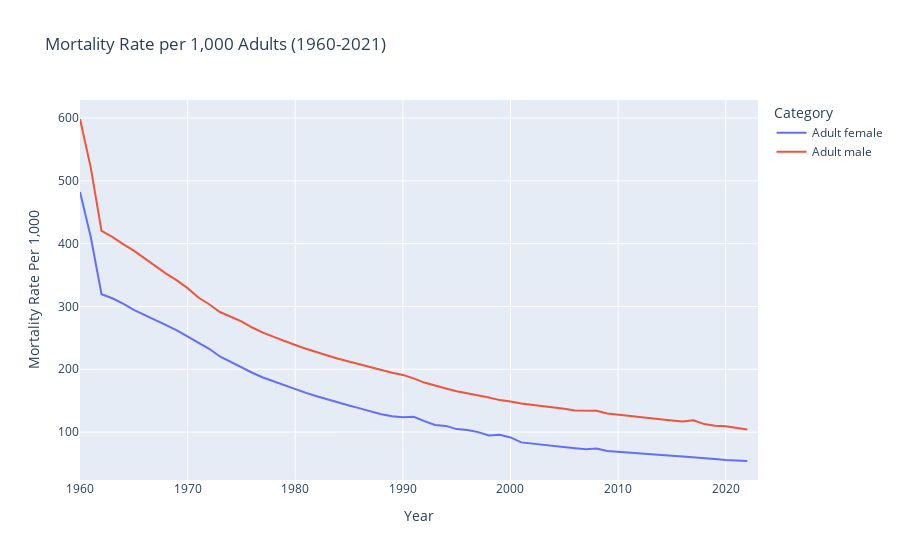

Source (notebook cell):
### Code cell
#Mortality Rate per 1,000 Adults 

variable_labels = {"SP.DYN.AMRT.FE": "Adult female",
                   "SP.DYN.AMRT.MA": "Adult male"}

China_pop = wbdata.get_dataframe(variable_labels, country = "CHN") 

China_pop.index = pd.to_datetime(China_pop.index)
China_pop.index = China_pop.index.year
China_pop = China_pop.reset_index().melt(id_vars = "date", var_name = "Category", value_name = "Mortality Rate")

fig = px.line(China_pop,x = "date", y = "Mortality Rate", color = "Category", title = "Mortality Rate per 1,000 Adults (1960-2021)",labels = {"date": "Year", "Mortality Rate": "Mortality Rate Per 1,000"})
fig.show()

### Figure 1 — Plotly figure (JSON) as saved in the notebook; plotly's stock layout.template omitted (floating-point values rounded to 4 significant figures)
{"data": [{"hovertemplate": "Category=Adult female<br>Year=%{x}<br>Mortality Rate Per 1,000=%{y}<extra></extra>", "legendgroup": "Adult female", "line": {"color": "#636efa", "dash": "solid"}, "marker": {"symbol": "circle"}, "mode": "lines", "name": "Adult female", "orientation": "v", "showlegend": true, "type": "scatter", "x": [2023, 2022, 2021, 2020, 2019, 2018, 2017, 2016, 2015, 2014, 2013, 2012, 2011, 2010, 2009, 2008, 2007, 2006, 2005, 2004, 2003, 2002, 2001, 2000, 1999, 1998, 1997, 1996, 1995, 1994, 1993, 1992, 1991, 1990, 1989, 1988, 1987, 1986, 1985, 1984, 1983, 1982, 1981, 1980, 1979, 1978, 1977, 1976, 1975, 1974, 1973, 1972, 1971, 1970, 1969, 1968, 1967, 1966, 1965, 1964, 1963, 1962, 1961, 1960], "xaxis": "x", "y": [NaN, 53.89, 54.21, 55.44, 56.97, 57.88, 59.59, 60.92, 62.27, 63.55, 64.81, 65.72, 67.27, 68.69, 69.67, 73.88, 72.73, 74.38, 76.05, 77.98, 79.73, 81.58, 83.56, 91.39, 95.62, 94.49, 99.92, 103.2, 104.7, 109.8, 111.4, 117.3, 124.3, 123.6, 125.0, 128.4, 132.6, 137.7, 142.3, 147.0, 151.7, 157.0, 162.3, 168.3, 174.0, 180.2, 186.9, 194.5, 203.0, 210.9, 220.4, 232.7, 242.7, 252.6, 262.1, 270.4, 278.8, 287.5, 294.6, 304.5, 313.0, 319.6, 410.6, 482.4], "yaxis": "y"}, {"hovertemplate": "Category=Adult male<br>Year=%{x}<br>Mortality Rate Per 1,000=%{y}<extra></extra>", "legendgroup": "Adult male", "line": {"color": "#EF553B", "dash": "solid"}, "marker": {"symbol": "circle"}, "mode": "lines", "name": "Adult male", "orientation": "v", "showlegend": true, "type": "scatter", "x": [2023, 2022, 2021, 2020, 2019, 2018, 2017, 2016, 2015, 2014, 2013, 2012, 2011, 2010, 2009, 2008, 2007, 2006, 2005, 2004, 2003, 2002, 2001, 2000, 1999, 1998, 1997, 1996, 1995, 1994, 1993, 1992, 1991, 1990, 1989, 1988, 1987, 1986, 1985, 1984, 1983, 1982, 1981, 1980, 1979, 1978, 1977, 1976, 1975, 1974, 1973, 1972, 1971, 1970, 1969, 1968, 1967, 1966, 1965, 1964, 1963, 1962, 1961, 1960], "xaxis": "x", "y": [NaN, 104.1, 106.9, 109.4, 110.2, 112.6, 118.8, 116.8, 118.4, 120.3, 122.3, 124.4, 126.1, 128.1, 129.6, 133.8, 133.7, 134.3, 137.2, 139.0, 141.0, 143.1, 145.4, 148.7, 150.9, 155.0, 158.0, 161.9, 165.0, 169.5, 174.0, 178.8, 185.5, 191.0, 194.5, 198.8, 203.4, 207.7, 212.2, 216.7, 222.0, 227.0, 232.6, 238.7, 244.5, 251.5, 258.4, 266.5, 276.4, 284.2, 291.2, 303.5, 314.2, 329.2, 341.6, 352.3, 364.6, 376.5, 388.8, 399.3, 410.8, 420.3, 521.1, 598.6], "yaxis": "y"}], "layout": {"legend": {"title": {"text": "Category"}, "tracegroupgap": 0}, "title": {"text": "Mortality Rate per 1,000 Adults (1960-2021)"}, "xaxis": {"anchor": "y", "domain": [0, 1], "title": {"text": "Year"}}, "yaxis": {"anchor": "x", "domain": [0, 1], "title": {"text": "Mortality Rate Per 1,000"}}}}
